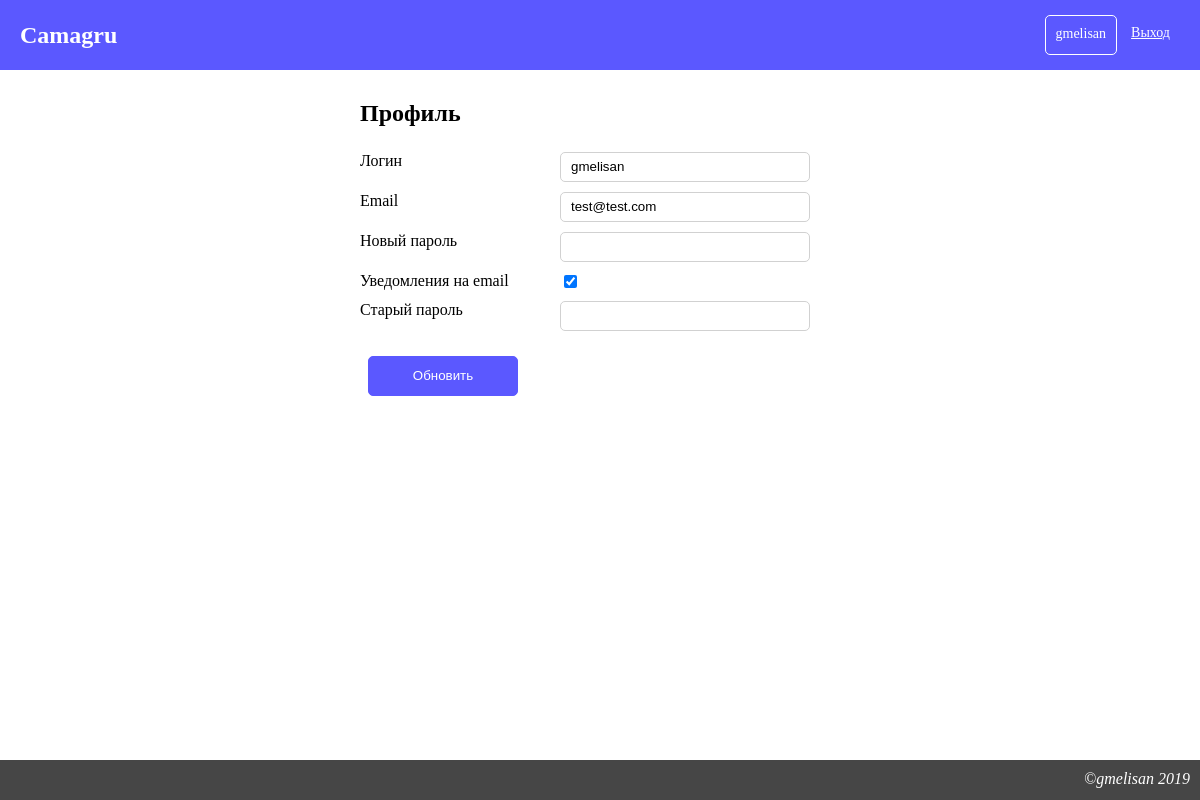
/account (signed in), run on the app's committed database.
### tables this page shows
CREATE TABLE `users` (
  `id` int(4) NOT NULL,
  `login` varchar(128) NOT NULL,
  `password` varchar(128) NOT NULL,
  `email` varchar(128) NOT NULL,
  `send_email` tinyint(1) NOT NULL DEFAULT 1,
  `reg_date` datetime NOT NULL,
  `verification_code` varchar(64) NOT NULL
);

### index.php (called while the page is built, shortened)
<?php
require_once "config/database.php";
try {
    $pdo = new PDO(
    $DB_DSN, $DB_USER, $DB_PASSWORD,
    [PDO::ATTR_ERRMODE => PDO::ERRMODE_EXCEPTION]);
} catch (PDOException $e) {
    echo "Can't connect to database (code " . $e->getCode() . ").";
    die;
}
$frontController = new \Camagru\FrontController($pdo);
$frontController->output();

### Application/Model/Account.php (called while the page is built, shortened)
<?php
class Account
{
    private $pdo;
    private $record = [];
    private $errors = [];
    public function __construct($pdo, $record = [], $errors = []) {
        $this->pdo = $pdo;
        $this->record = $record;
        $this->errors = $errors;
    }
    public function getRecord()
    {
        return $this->record;
    }
    public function getErrors()
    {
        return $this->errors;
    }
    public function init($login)
    {
        $record = $this->dbGetRecord($login);
        $errors = [];
        return new Account($this->pdo, $record, $errors);
    }
    private function dbGetRecord($login)
    {
        $query = "SELECT * FROM users WHERE login = ?";
        $stmt = $this->pdo->prepare($query);
        $stmt->execute([$login]);
        $res = $stmt->fetch();
        return $res;
    }
}

### Application/Account/Controller.php (called while the page is built, shortened)
<?php
class Controller
{
    public function action($account)
    {
        $account = $account->init($_SESSION["login"]);
        return $account;
    }
}

### Application/Account/View.php (called while the page is built, shortened)
<?php
class View extends \Camagru\BaseView
{
    public function getPage($account)
    {
        $record = $account->getRecord();
        $page = $record;
        $page["title"] = "Профиль";
        $page["errors"] = $account->getErrors();
        $page["src"] = "Application/Account/pages/account.php";
        $page = $this->preparePage($page);
        return $page;
    }
    private function isLogged()
    {
        if ((isset($_SESSION["login"]) && !empty($_SESSION["login"])))
            return true;
        return false;
    }
}

### Application/BaseView.php (called while the page is built, shortened)
<?php
abstract class BaseView
{
    protected function preparePage($page)
    {
        $new = [];
        foreach ($page as $key => $val) {
            if (is_string($val)) {
                $new[$key] = htmlspecialchars($val);
            } else {
                $new[$key] = $val;
            }
        }
        return $new;
    }
}

### Application/Account/pages/account.php (the view, shortened to what this page needs)
<div class="container-form">
    <h1>Профиль</h1>
    <form method="POST">
        <div class="entry">
            <div class="name">Логин </div>
            <input type="text" name="login"
                value="<?php echo $page["login"] ?>">
        </div>
        <div class="entry">
            <div class="name">Email</div>
            <input type="text" name="email"
                value="<?php echo $page["email"] ?>">
        </div>
        <div class="entry">
            <div class="name">Новый пароль</div>
            <input type="password" value="" name="password">
        </div>
        <div class="entry">
            <div class="name">Уведомления на email</div>
            <input type="checkbox" name="send_email"
                value="on" <?php echo $page["send_email"] ? "checked" : "" ?>>
        </div>
        <div class="entry">
            <div class="name">Старый пароль</div>
            <input type="password" value="" name="old_password">
        </div>
        <input class="button" type="submit" name="submit" value="Обновить">
    </form>
</div>

### css/style.css (style rules this page uses)
input[type=text], input[type=password] { width: 250px; height: 30px; padding: 6px 10px; background-color: #fff; border: 1px solid #D1D1D1; border-radius: 5px; box-shadow: none; box-sizing: border-box; }
input[type=checkbox] { display: inline; }
.button { text-decoration: none; background-color: #5b58ff; border: 1px solid #5b58ff; border-radius: 5px; color: white; height: 40px; text-align: center; padding: 8px; margin: 8px; width: 120px; }
.container-form { display: flex; flex-direction: column; margin: auto; width: 500px; padding: 10px; }
.container-form > form { display: flex; flex-direction: column; align-items: flex-start; }
.container-form > form > .entry { display: flex; margin-top: 5px; margin-bottom: 5px; }
.container-form > form > .entry > .name { width: 200px; }
.container-form > form input[type=submit] { margin-top: 20px; width: 150px; }
* { box-sizing: border-box; }
html { height: 100%; }
body { margin: 0; display: flex; flex-direction: column; height: 100%; min-height: 100%; box-sizing: border-box; }

### data on the page
users: login "gmelisan", email "test@test.com", send_email "☑"

### other printed values
$_SESSION["login"] "gmelisan"
